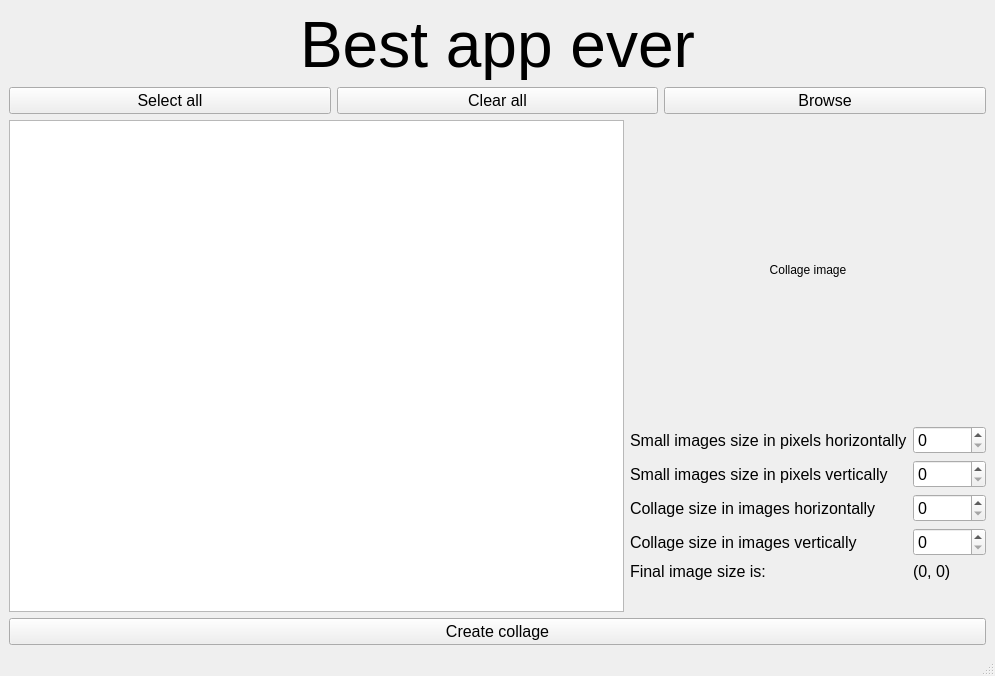
<?xml version="1.0" encoding="UTF-8"?>
<ui version="4.0">
 <class>MainWindow</class>
 <widget class="QMainWindow" name="MainWindow">
  <property name="geometry">
   <rect>
    <x>0</x>
    <y>0</y>
    <width>995</width>
    <height>676</height>
   </rect>
  </property>
  <property name="windowTitle">
   <string>MainWindow</string>
  </property>
  <widget class="QWidget" name="centralwidget">
   <layout class="QVBoxLayout" name="verticalLayout_3">
    <item>
     <layout class="QVBoxLayout" name="verticalLayout">
      <item>
       <widget class="QLabel" name="label">
        <property name="font">
         <font>
          <pointsize>48</pointsize>
         </font>
        </property>
        <property name="text">
         <string>Best app ever</string>
        </property>
        <property name="alignment">
         <set>Qt::AlignCenter</set>
        </property>
       </widget>
      </item>
      <item>
       <layout class="QHBoxLayout" name="horizontalLayout_3">
        <item>
         <widget class="QPushButton" name="pushButton_3">
          <property name="font">
           <font>
            <family>Arial</family>
            <pointsize>12</pointsize>
           </font>
          </property>
          <property name="text">
           <string>Select all</string>
          </property>
         </widget>
        </item>
        <item>
         <widget class="QPushButton" name="pushButton_4">
          <property name="font">
           <font>
            <family>Arial</family>
            <pointsize>12</pointsize>
           </font>
          </property>
          <property name="text">
           <string>Clear all</string>
          </property>
         </widget>
        </item>
        <item>
         <widget class="QPushButton" name="pushButton_2">
          <property name="font">
           <font>
            <family>Arial</family>
            <pointsize>12</pointsize>
           </font>
          </property>
          <property name="text">
           <string>Browse</string>
          </property>
         </widget>
        </item>
       </layout>
      </item>
      <item>
       <layout class="QHBoxLayout" name="horizontalLayout_4">
        <item>
         <widget class="QListWidget" name="listWidget"/>
        </item>
        <item>
         <layout class="QVBoxLayout" name="verticalLayout_4">
          <item>
           <widget class="QLabel" name="CollageImage_lb">
            <property name="minimumSize">
             <size>
              <width>200</width>
              <height>300</height>
             </size>
            </property>
            <property name="text">
             <string>Collage image</string>
            </property>
            <property name="alignment">
             <set>Qt::AlignCenter</set>
            </property>
           </widget>
          </item>
          <item>
           <layout class="QFormLayout" name="formLayout_2">
            <item row="0" column="0">
             <widget class="QLabel" name="label_2">
              <property name="font">
               <font>
                <family>Arial</family>
                <pointsize>12</pointsize>
               </font>
              </property>
              <property name="text">
               <string>Small images size in pixels horizontally</string>
              </property>
             </widget>
            </item>
            <item row="0" column="1">
             <widget class="QSpinBox" name="small_x_sb">
              <property name="font">
               <font>
                <family>Arial</family>
                <pointsize>12</pointsize>
               </font>
              </property>
             </widget>
            </item>
            <item row="1" column="0">
             <widget class="QLabel" name="label_3">
              <property name="font">
               <font>
                <family>Arial</family>
                <pointsize>12</pointsize>
               </font>
              </property>
              <property name="text">
               <string>Small images size in pixels vertically</string>
              </property>
             </widget>
            </item>
            <item row="1" column="1">
             <widget class="QSpinBox" name="small_y_sb">
              <property name="font">
               <font>
                <family>Arial</family>
                <pointsize>12</pointsize>
               </font>
              </property>
             </widget>
            </item>
            <item row="2" column="0">
             <widget class="QLabel" name="label_4">
              <property name="font">
               <font>
                <family>Arial</family>
                <pointsize>12</pointsize>
               </font>
              </property>
              <property name="text">
               <string>Collage size in images horizontally</string>
              </property>
             </widget>
            </item>
            <item row="2" column="1">
             <widget class="QSpinBox" name="big_x_sb">
              <property name="font">
               <font>
                <family>Arial</family>
                <pointsize>12</pointsize>
               </font>
              </property>
              <property name="maximum">
               <number>10000</number>
              </property>
             </widget>
            </item>
            <item row="3" column="0">
             <widget class="QLabel" name="label_6">
              <property name="font">
               <font>
                <family>Arial</family>
                <pointsize>12</pointsize>
               </font>
              </property>
              <property name="text">
               <string>Collage size in images vertically</string>
              </property>
             </widget>
            </item>
            <item row="3" column="1">
             <widget class="QSpinBox" name="big_y_sb">
              <property name="font">
               <font>
                <family>Arial</family>
                <pointsize>12</pointsize>
               </font>
              </property>
              <property name="maximum">
               <number>10000</number>
              </property>
             </widget>
            </item>
            <item row="4" column="0">
             <widget class="QLabel" name="label_5">
              <property name="font">
               <font>
                <family>Arial</family>
                <pointsize>12</pointsize>
               </font>
              </property>
              <property name="text">
               <string>Final image size is:</string>
              </property>
             </widget>
            </item>
            <item row="4" column="1">
             <widget class="QLabel" name="collage_image_size">
              <property name="font">
               <font>
                <family>Arial</family>
                <pointsize>12</pointsize>
               </font>
              </property>
              <property name="text">
               <string>(0, 0)</string>
              </property>
             </widget>
            </item>
           </layout>
          </item>
         </layout>
        </item>
       </layout>
      </item>
      <item>
       <widget class="QPushButton" name="pushButton">
        <property name="font">
         <font>
          <family>Arial</family>
          <pointsize>12</pointsize>
         </font>
        </property>
        <property name="text">
         <string>Create collage</string>
        </property>
       </widget>
      </item>
     </layout>
    </item>
   </layout>
  </widget>
  <widget class="QMenuBar" name="menubar">
   <property name="geometry">
    <rect>
     <x>0</x>
     <y>0</y>
     <width>995</width>
     <height>20</height>
    </rect>
   </property>
  </widget>
  <widget class="QStatusBar" name="statusbar"/>
 </widget>
 <resources/>
 <connections/>
</ui>
